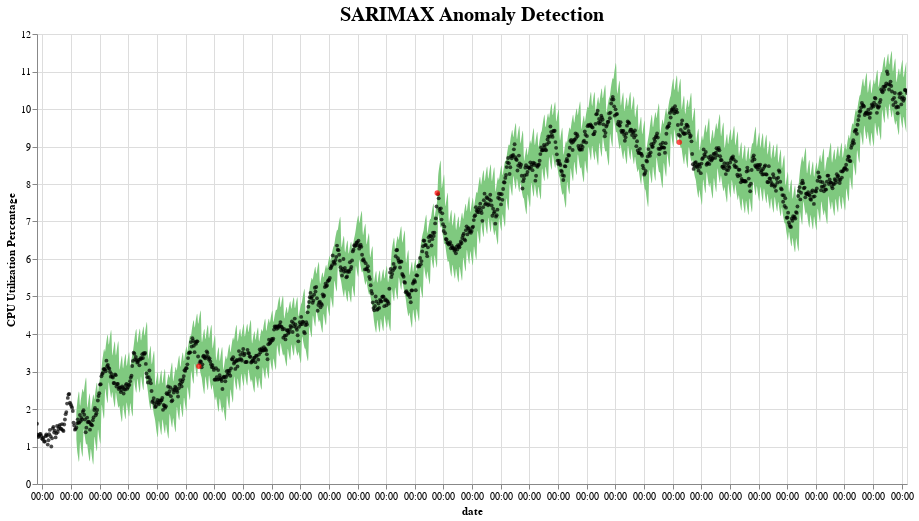

The notebook cell saved with this chart:
### Code cell
## plot SARIMAX

tf1 = pd.DataFrame({"ds" : mydf.index, "yhat" : fcall, "yhat_lower" : lowerall, "yhat_upper" : upperall, "fact" : mydf})
detected_anomalies = detect_anomalies(tf1)
plot_anomalies(detected_anomalies, mytitle="SARIMAX Anomaly Detection")

### Figure 1 — Vega-Lite specification as saved in the notebook (floating-point values rounded to 4 significant figures; data arrays with more than 128 entries replaced by an {"elided": "..."} marker saying what was removed)
{"config": {"view": {"continuousWidth": 400, "continuousHeight": 300}, "title": {"fontSize": 20}}, "layer": [{"data": {"name": "data-8a815ca13bba36bdccfbd4b4f1ff6ed9"}, "mark": {"type": "area", "color": "#7FC97F", "interpolate": "basis"}, "encoding": {"tooltip": [{"type": "temporal", "field": "ds"}, {"type": "quantitative", "field": "fact"}, {"type": "quantitative", "field": "yhat_lower"}, {"type": "quantitative", "field": "yhat_upper"}], "x": {"type": "temporal", "axis": {"format": "%H:%M"}, "field": "ds", "title": "date"}, "y": {"type": "quantitative", "field": "yhat_upper"}, "y2": {"field": "yhat_lower"}}, "selection": {"selector016": {"type": "interval", "bind": "scales", "encodings": ["x", "y"]}}, "title": "SARIMAX Anomaly Detection"}, {"data": {"name": "data-55b71ac1da74b4d50d52d92a531c0cd9"}, "mark": {"type": "circle", "color": "Black", "opacity": 0.7, "size": 15}, "encoding": {"tooltip": [{"type": "temporal", "field": "ds"}, {"type": "quantitative", "field": "fact"}, {"type": "quantitative", "field": "yhat_lower"}, {"type": "quantitative", "field": "yhat_upper"}], "x": {"type": "temporal", "field": "ds"}, "y": {"type": "quantitative", "field": "fact", "title": "CPU Utilization Percentage"}}, "selection": {"selector017": {"type": "interval", "bind": "scales", "encodings": ["x", "y"]}}}, {"data": {"name": "data-dd153d4072a32ffad5f54b58637f8189"}, "mark": {"type": "circle", "color": "Red", "size": 30}, "encoding": {"tooltip": [{"type": "temporal", "field": "ds"}, {"type": "quantitative", "field": "fact"}, {"type": "quantitative", "field": "yhat_lower"}, {"type": "quantitative", "field": "yhat_upper"}], "x": {"type": "temporal", "field": "ds"}, "y": {"type": "quantitative", "field": "fact", "title": "CPU Utilization Percentage"}}, "selection": {"selector018": {"type": "interval", "bind": "scales", "encodings": ["x", "y"]}}}], "height": 450, "width": 870, "$schema": "https://vega.github.io/schema/vega-lite/v4.8.1.json", "datasets": {"data-8a815ca13bba36bdccfbd4b4f1ff6ed9": {"elided": "1216 records"}, "data-55b71ac1da74b4d50d52d92a531c0cd9": {"elided": "1213 records"}, "data-dd153d4072a32ffad5f54b58637f8189": [{"ds": "1874-07-31T00:00:00", "yhat": 3.802, "yhat_lower": 3.232, "yhat_upper": 4.372, "fact": 3.141, "anomaly": 1}, {"ds": "1957-10-31T00:00:00", "yhat": 6.614, "yhat_lower": 5.7, "yhat_upper": 7.527, "fact": 7.761, "anomaly": 1}, {"ds": "2042-04-30T00:00:00", "yhat": 9.908, "yhat_lower": 9.156, "yhat_upper": 10.66, "fact": 9.111, "anomaly": 1}]}}
